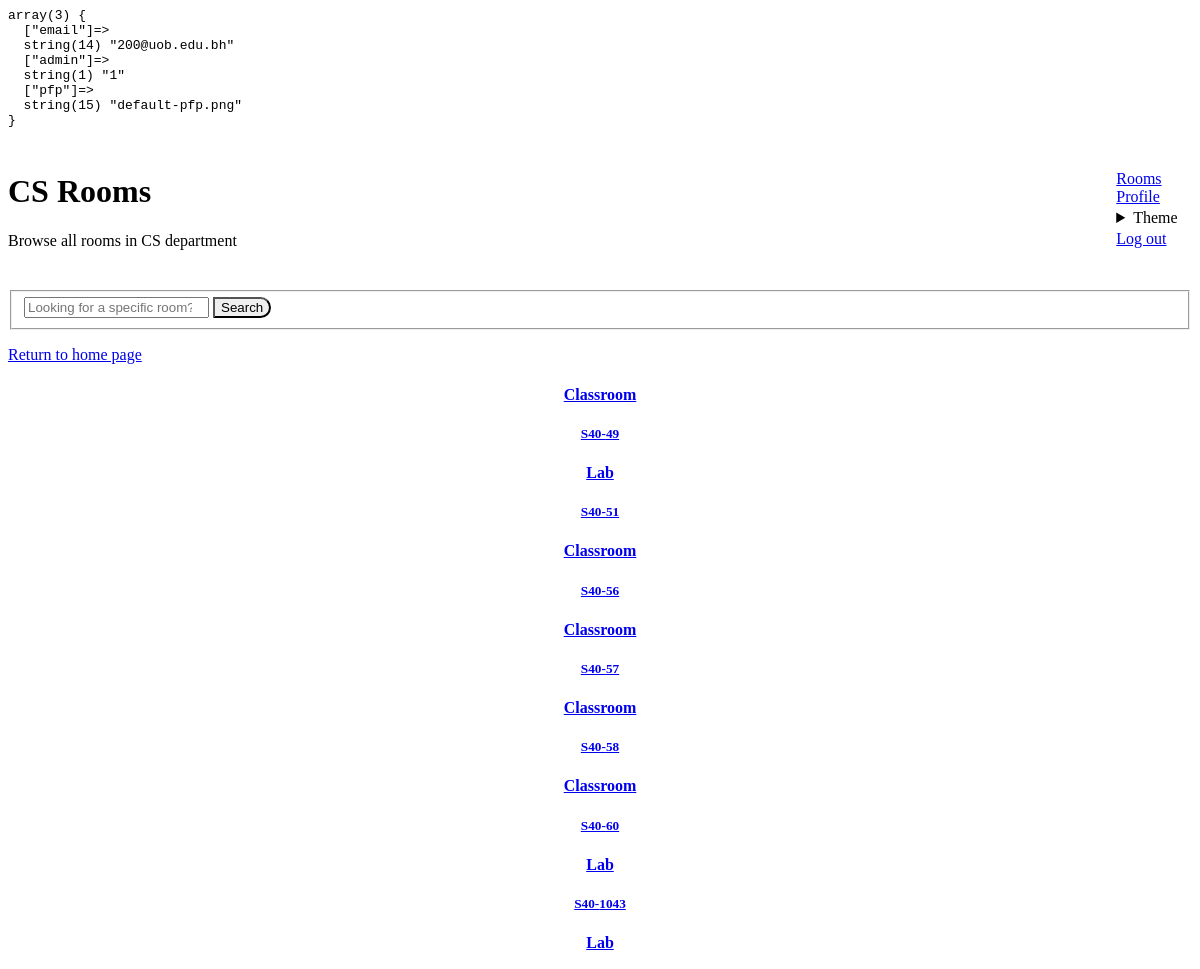
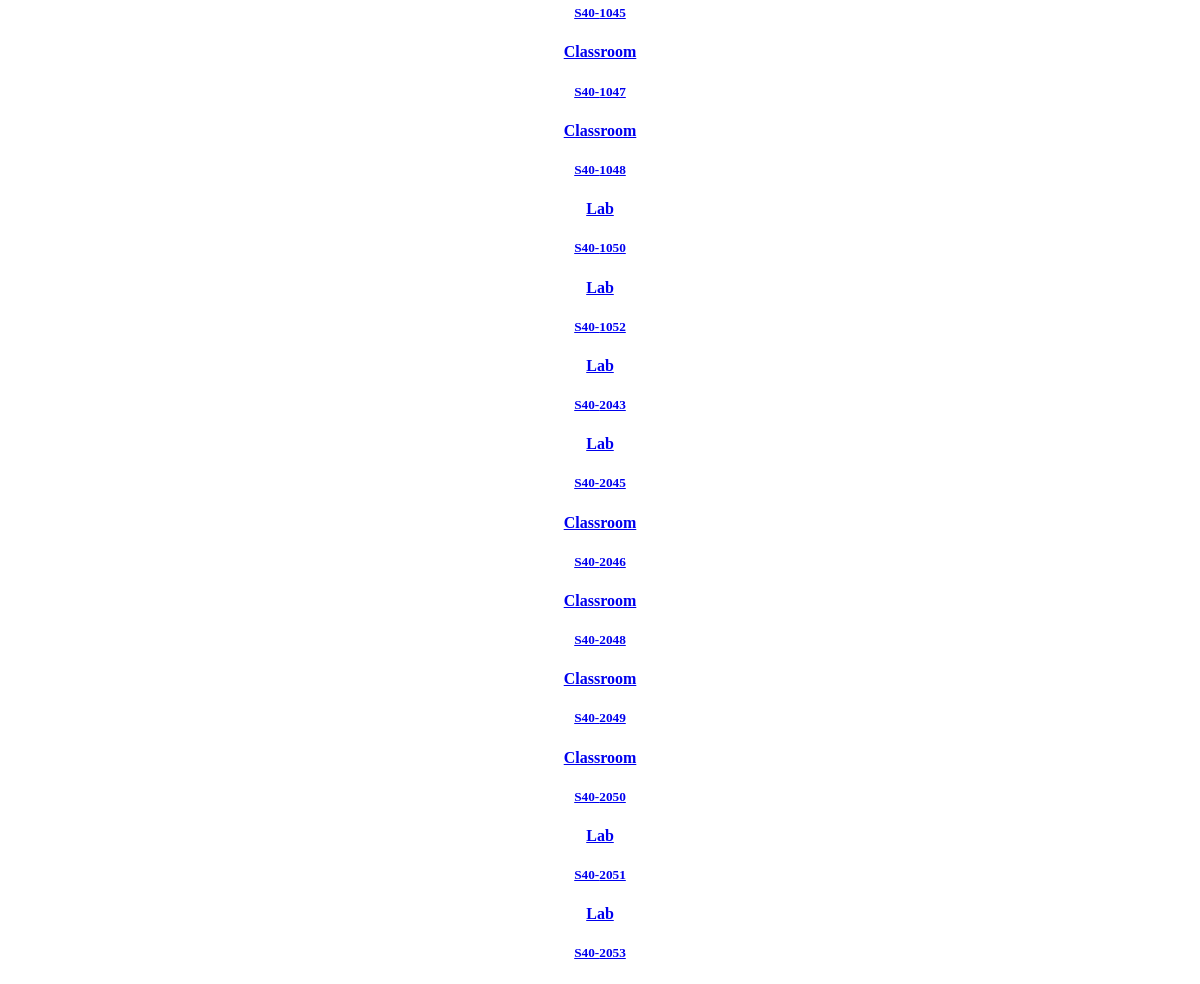
The app's page /rooms/cs (signed in) with its own data (2 pictures, top to bottom).
### tables this page shows
CREATE TABLE `rooms` (
  `room_id` int(11) NOT NULL,
  `room_name` varchar(256) DEFAULT NULL,
  `type` enum('classroom','lab') NOT NULL,
  `equip` set('Whiteboard','Smart Board','Projector','DC Power Supply','Digital Multimeter','Function Generator','Electronics Components','Server') NOT NULL,
  `dept` enum('is','cs','ce') NOT NULL,
  `capacity` int(11) NOT NULL,
  `usage` int(11) NOT NULL
);

### controllers/rooms/index.php (called while the page is built, shortened)
<?php
$config = require base_path('config.php');
$db = new Database($config['database']);
$dept = basename($uri);
$h1 = 'Rooms';
$p = 'Browse all rooms in IT college (S40)';
$rooms = [];
if ($dept === 'rooms') {
  $roomsQuery = $db->query('SELECT * FROM rooms');
  $rooms = $roomsQuery->fetchAll();
} else {
  if ($dept === 'is' || $dept === 'cs' || $dept === 'ce') {
    $roomsQuery = $db->query('SELECT * FROM rooms WHERE dept = :dept', [
      'dept' => $dept
    ]);
    $rooms = $roomsQuery->fetchAll();
    $dept = strtoupper($dept);
    $h1 =  "$dept Rooms";
    $p = "Browse all rooms in $dept department";
  }
}
view('rooms/index.view.php', [
  'h1' => $h1,
  'p' => $p,
  'rooms' => $rooms
]);

### public/index.php (called while the page is built, shortened)
<?php
require BASE_PATH . 'Core/functions.php';
spl_autoload_register(function ($class) {
  $class = str_replace("\\", DIRECTORY_SEPARATOR, $class);
});
$router = new \Core\Router();
$uri = parse_url($_SERVER['REQUEST_URI'])['path'];
$method = $_POST['_method'] ?? $_SERVER['REQUEST_METHOD'];
$router->route($uri, $method);

### config.php (called while the page is built)
<?php
return [
    'database' => [
        'host' => 'localhost',
        'port' => 3306,
        'dbname' => 'itcs333_project',
        'charset' => 'utf8mb4'
    ]
];

### Core/Database.php (called while the page is built, shortened)
<?php
class Database {
  public $connection;
  public function __construct($config, $username = 'root', $password = '') {
    $dsn = 'mysql:' . http_build_query($config, '', ';');
    $this->connection = new PDO($dsn, $username, $password, [
      PDO::ATTR_DEFAULT_FETCH_MODE => PDO::FETCH_ASSOC
    ]);
  }
  public function query($query, $params = []) {
    $this->statement = $this->connection->prepare($query);
    $this->statement->execute($params);
    return $this->statement;
  }
}

### views/rooms/index.view.php (the view)
<?php require base_path('views/partials/head.php'); ?>
<?php
if($_SESSION['admin'] === 0) require base_path('views/partials/user-header.php');
else require base_path('views/partials/admin-header.php');
?>
<?php require base_path('views/partials/search-bar.php'); ?>
<main>
  <section>
    <a href="/home">Return to home page</a>
  </section>
  <section class="grid">
    <?php foreach ($rooms as $room) : ?>
      <a href="/room?id=<?= $room['room_id'] ?>">
        <article>
            <h4> <?= ucfirst($room['type']) ?> </h4>
            <h5> <?= "S40-" . strtoupper($room['room_id']) ?> </h5>
        </article>
      </a>
    <?php endforeach; ?>
  </section>
</main>
<?php require base_path('views/partials/footer.php'); ?>

### Core/Router.php (shortened to what this page needs)
<?php
class Router
{
  protected $routes = [];
  public function get($uri, $controller)
  {
    $this->routes[] = [
      'uri' => $uri,
      'controller' => $controller,
      'method' => 'GET',
    ];
  }
  public function post($uri, $controller)
  {
    $this->routes[] = [
      'uri' => $uri,
      'controller' => $controller,
      'method' => 'POST',
    ];
  }
  public function route($uri, $method)
  {
    foreach ($this->routes as $route) {
      if ($route['uri'] === $uri && $route['method'] === strtoupper($method)) {
        require base_path($route['controller']);
        return true;
      }
    }
    return false;
  }
}

### public/style.css (style rules this page uses)
article { text-align: center; width: 100%; margin: 0; }
a { --pico-text-decoration: none; }
.grid { grid-template-columns: repeat(auto-fit, minmax(300px, 1fr)); }
.grid article { margin: 0; width: 100%; }

### records on screen
rooms: type "Classroom", room_id "49"
rooms: type "Lab", room_id "51"
rooms: type "Classroom", room_id "56"
rooms: type "Classroom", room_id "57"
rooms: type "Classroom", room_id "58"
rooms: type "Classroom", room_id "60"
rooms: type "Lab", room_id "1043"
rooms: type "Lab", room_id "1045"
rooms: type "Classroom", room_id "1047"
rooms: type "Classroom", room_id "1048"
rooms: type "Lab", room_id "1050"
rooms: type "Lab", room_id "1052"
rooms: type "Lab", room_id "2043"
rooms: type "Lab", room_id "2045"
rooms: type "Classroom", room_id "2046"
rooms: type "Classroom", room_id "2048"
rooms: type "Classroom", room_id "2049"
rooms: type "Classroom", room_id "2050"
rooms: type "Lab", room_id "2051"
rooms: type "Lab", room_id "2053"
